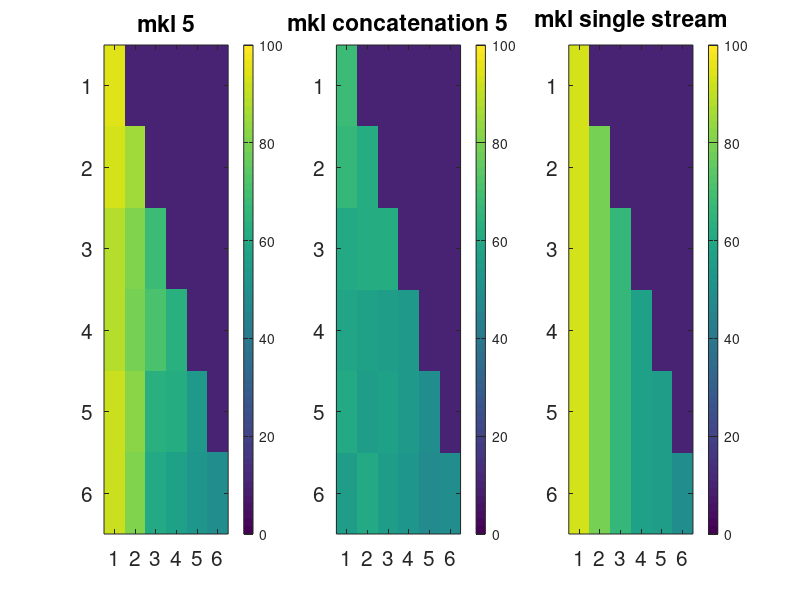

The MATLAB script that drew this image:
% dim 3 data
knn3.name = 'knn3';
knn3.value = 	[88.2	83.1	79.4	78.4	76.1	76.8	75	70.9	67.3	66.8	66.9	67.4	61.8	58.8	58.5	57.9	57.1	55.3	52.5	52.2	48.8];

rf3.name = 'random forest 3';
rf3.value = 	[84	73.8	75	72	74.5	69.9	70.5	66.6	59.8	62.7	60.2	58.2	58	55.7	57	57.4	52.9	49.1	51	52.3	48];

svm3.name = 'svm3';
svm3.value = 	[85.3	84.5	79.6	77.2	78	77.5	75.2	72.3	67	67.2	68.8	68.9	63.3	59.3	60.9	60	59	54.3	54.8	52.8	50.7];

mkl3.name = 'mkl';
mkl3.value = [99.7	98.62	98.56	98.14	98.32	97.84	89.74	89.14	89.082	89.14	89.61	79	78.4	79.24	78.04	70.25	68.99	68.25	58.52	57.2	49.88];

mklcon3.name = 'concatenated mkl';
mklcon3.value = [98.5	93.7	90.64	89.26	89.68	92.44	83.38	82	76.36	77.01	75.87	73	70.19	65.81	62.39	63.17	59.06	55	56.54	54.26	48.29];

mklsingle3.name = 'mkl single stream';
mklsingle3.value = 	[98.08	98.08	98.08	98.08	98.08	98.08	88.06	88.06	88.06	88.06	88.06	77.86	77.86	77.86	77.86	69.15	69.15	69.15	55.31	55.31	48.1104];



% dim 5 data


knn5.name = 'knn5';
knn5.value = [61.5	61.2	57.6	55.2	57.3	57.3	58.2	54.7	54.3	54.8	54.9	55.3	54.2	50.9	50.4	52.4	52.2	53.3	51	50.7	49.1];
rf5.name = 'Random Forest 5';
rf5.value = [58.6	56.8	58.3	54.9	56.7	57.4	55.7	53.2	53.9	53.5	54.3	50.8	51.6	51.5	50.7	48.1	51.7	50	52.4	48.4	49.7];
svm5.name = 'SVM 5';
svm5.value = [62.6	62	59.5	57	59.7	57.4	59.5	57.3	55.1	54.7	53.8	55.4	55.6	49.7	52.5	50.9	51.2	48.6	53.1	50.8	49];
mkl5.name = 'mkl 5';
mkl5.value  = [94.72	92.32	88.84	88.6	91.24	91.06	85.53	80.74	79.18	81.57	79.72	68.27	71.09	63.11	59.57	63.59	62.42	56.63	53.66	52.19	48.47];
mklsingle5.name = 'mkl single stream';
mklsingle5.value = [92.26	92.26	92.26	92.26	92.26	92.26	78.7	78.7	78.7	78.7	78.7	65.8	65.8	65.8	65.8	57.35	57.35	57.35	55.24	55.24	49.97];
mklcon5.name = 'mkl concatenation 5';
mklcon5.value = [67.67	65.75	60.38	58.61	60.83	55.97	62.45	61.25	56.87	54.95	60.44	60.95	55.43	56.51	54.89	54.26	53.99	52.28	49.97	48.35	48.83];

% dim 7 data

knn7.name = 'knn7';

knn7.value =	[54.59	54.29	55.01	54.35	52.67	56.09	53.92	54.77	50.57	53.57	51.95	52.37	50.99	50.51	52.79	51.95	51.05	48.59	51.29	50.45	51.83];
rf7.name = 'Random Forest 7';
rf7.value = [54.29	51.17	52.85	53.75	49.31	52.55	52.25	51.53	52.31	50.81	50.81	53.33	51.17	48.65	48.53	50.39	52.73	50.75	49.19	47.81	49.79];
svm7.name = 'SVM 7';
svm7.value = [	57.05	54.35	55.91	53.21	50.87	54.05	56.39	54.71	52.61	55.37	49.31	53.93	50.15	52.07	50.99	50.63	51.95	50.15	51.89	48.05	49.67];
mkl7.name = 'mkl 7 ';
mkl7.value = [72.57	68.19	65.6	65.97	63.87	69.64	65.45	61.37	58.55	58.55	62.27	61.36	59.18	56.78	57.71	56.18	54.05	54.23	48.92	50.36	50.24];
mklsingle7.name = 'mkl single stream 7';

mklsingle7.value = [64.55	64.55	64.55	64.55	64.55	64.55	60.02	60.02	60.02	60.02	60.02	58.73	58.73	58.73	58.73	53.57	53.57	53.57	52.85	52.85	46.07];
mklcon7.name = 'mkl concatenation 7';
mklcon7.value =	[63.99	60.11	59.12	55.97	54.89	57.47	58.73	58.85	56.6	55.1	55.43	56	53.99	56.75	54.77	52.94	51.8	53.51	49.58	50	52.13];


%toplot = [mkl3, mklcon3, mklsingle3, rf3, knn3, svm3];
 toplot = [mkl5, mklcon5, mklsingle5];
% toplot = [mkl7, mklcon7, mklsingle7, rf7, knn7, svm7];
N = length(toplot);
col_num = ceil(N /2);
% subplot(2, col_num);
collim = [0, 100];

for i = 1: N

    subplot(1,3, i )
    cur_struct = toplot(i);
    cur_name = cur_struct.name
    cur_vec = cur_struct.value;
    num_rows = floor(sqrt(length(cur_vec)* 2));
    cur_mat = triu(ones(num_rows));
    cur_mat = cur_mat';
    myfloor = collim(1);
    cur_mat(cur_mat==1) = cur_vec
    cur_mat(cur_mat == 0) = myfloor + 10 ;
    cur_mat = cur_mat;
    
    surf(cur_mat)
%     zlim([0, 150])
%     hold on 
    im = imagesc(cur_mat, collim)
%     im.XData = [0, 5]
%     im.YData = [0, 5]
%     hold off
%     im  = imagesc(cur_mat, collim);
%     im.AlphaData = .7;

    colorbar()
    title(cur_name, 'FontSize', 20)
    %axis([0.5 5.5 0.5 5.5])
    set(gca,'fontsize',15)
end